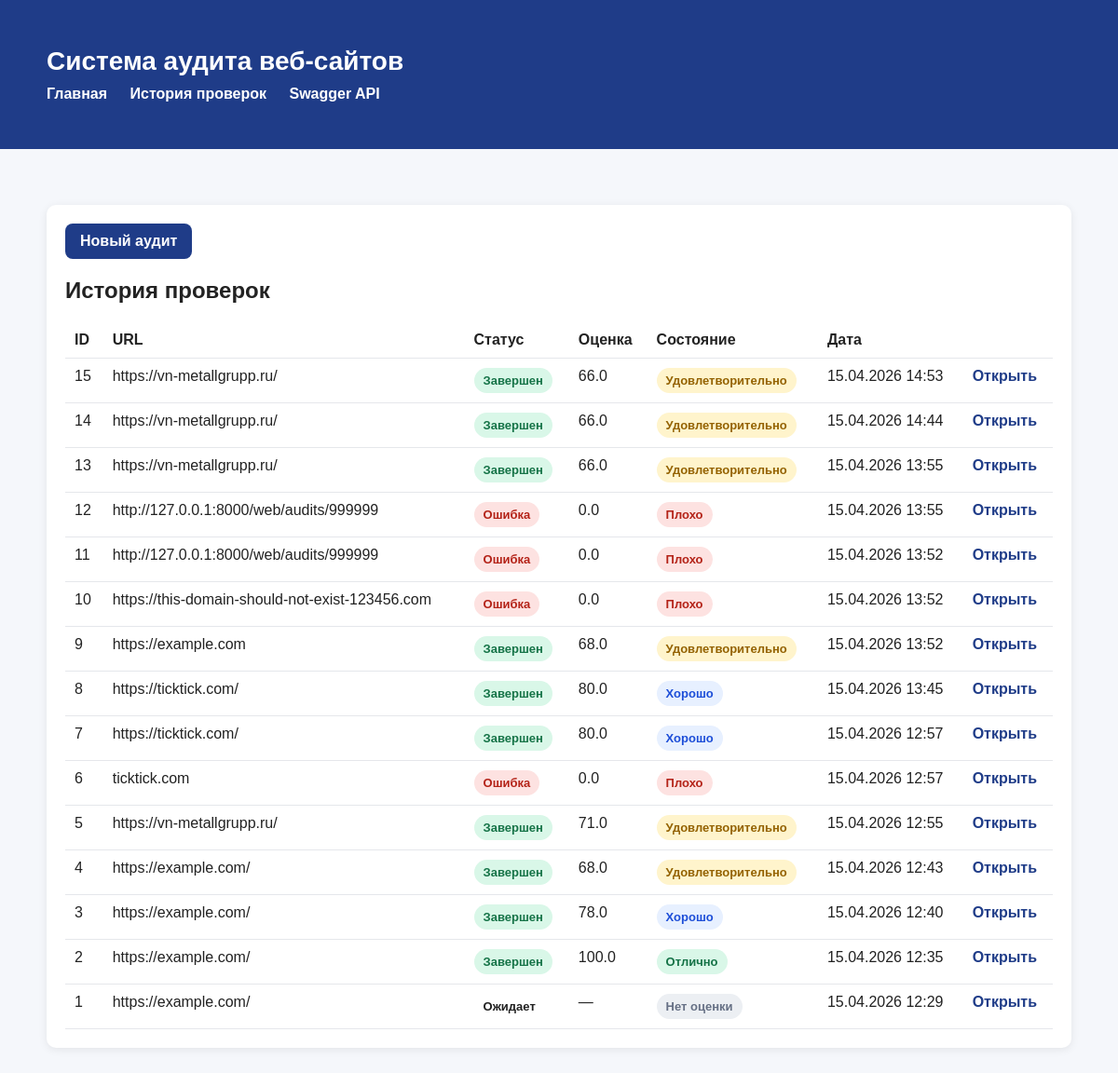
Page /web/history on the earlier database version.
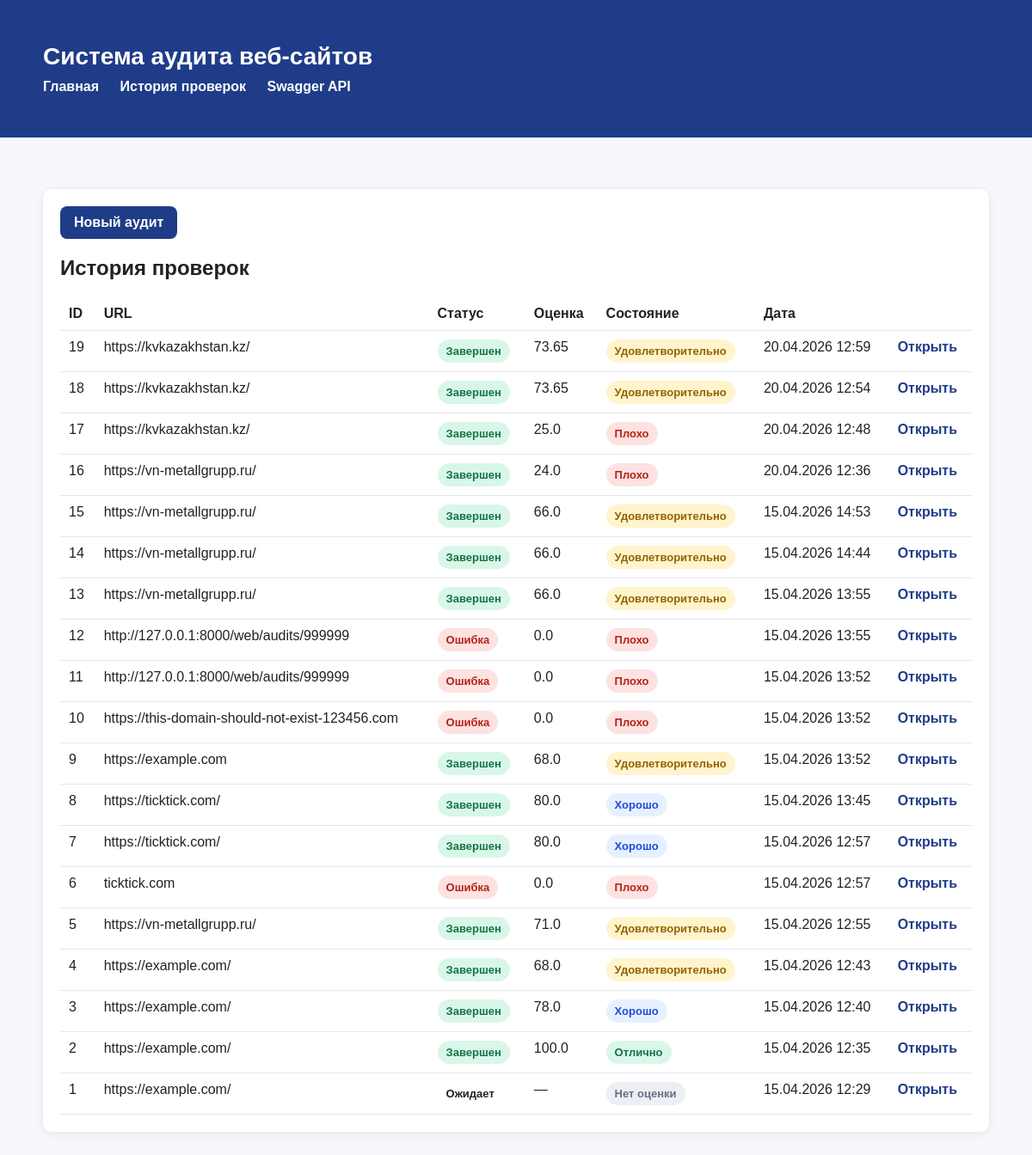
Same page on the later database version.
### app/models/audit.py (models this page shows)
class Audit(Base):
    __tablename__ = "audits"
    id: Mapped[int] = mapped_column(Integer, primary_key=True, index=True)
    url: Mapped[str] = mapped_column(String(2048), nullable=False, index=True)
    status: Mapped[str] = mapped_column(String(50), nullable=False, default="pending")
    total_score: Mapped[float | None] = mapped_column(Float, nullable=True)
    created_at: Mapped[datetime] = mapped_column(DateTime, default=datetime.utcnow, nullable=False)
    finished_at: Mapped[datetime | None] = mapped_column(DateTime, nullable=True)
    issues = relationship(
        "AuditIssue",
        back_populates="audit",
        cascade="all, delete-orphan"
    )
    metrics = relationship(
        "AuditMetric",
        back_populates="audit",
        cascade="all, delete-orphan"
    )
    reports = relationship(
        "AuditReport",
        back_populates="audit",
        cascade="all, delete-orphan"
    )

### app/api/web.py (the view)
@router.get("/web/history", response_class=HTMLResponse)
def web_history(
    request: Request,
    db: Session = Depends(get_db)
):
    repository = AuditRepository(db)
    audits = repository.get_audits()
    return templates.TemplateResponse(
        request=request,
        name="history.html",
        context={
            "title": "История проверок",
            "audits": audits,
            "get_score_label": get_score_label,
            "get_score_class": get_score_class,
            "get_status_label": get_status_label,
            "format_datetime": format_datetime,
        }
    )

### app/templates/history.html
{% extends "base.html" %}
{% block content %}
<div class="card">
    <div class="action-row top-actions">
        <a class="link-button" href="/web">Новый аудит</a>
    </div>
    <h2>История проверок</h2>
    {% if audits %}
        <table class="history-table">
            <thead>
                <tr>
                    <th>ID</th>
                    <th>URL</th>
                    <th>Статус</th>
                    <th>Оценка</th>
                    <th>Состояние</th>
                    <th>Дата</th>
                    <th></th>
                </tr>
            </thead>
            <tbody>
                {% for audit in audits %}
                <tr>
                    <td>{{ audit.id }}</td>
                    <td class="url-cell">{{ audit.url }}</td>
                    <td>
                        <span class="badge {{ audit.status }}">{{ get_status_label(audit.status) }}</span>
                    </td>
                    <td>{{ audit.total_score if audit.total_score is not none else "—" }}</td>
                    <td>
                        <span class="mini-score {{ get_score_class(audit.total_score) }}">
                            {{ get_score_label(audit.total_score) }}
                        </span>
                    </td>
                    <td>{{ format_datetime(audit.created_at) }}</td>
                    <td>
                        <a href="/web/audits/{{ audit.id }}">Открыть</a>
                    </td>
                </tr>
                {% endfor %}
            </tbody>
        </table>
    {% else %}
        <p class="empty">История аудитов пока пуста.</p>
    {% endif %}
</div>
{% endblock %}

### app/templates/base.html (shortened to what this page needs)
<!DOCTYPE html>
<html lang="ru">
<head>
    <link rel="stylesheet" href="/static/css/styles.css">
</head>
<body>
    <header>
        <div class="container">
            <h1>Система аудита веб-сайтов</h1>
            <nav>
                <a href="/web">Главная</a>
                <a href="/web/history">История проверок</a>
                <a href="/docs">Swagger API</a>
            </nav>
        </div>
    </header>
    <main class="container">
        {% block content %}{% endblock %}
    </main>
</body>
</html>

### app/static/css/styles.css (style rules this page uses)
body { font-family: Arial, sans-serif; background: #f5f7fb; color: #222; margin: 0; padding: 0; }
.container { width: 1100px; max-width: calc(100% - 40px); margin: 0 auto; padding: 30px 0; }
header { background: #1f3c88; color: white; padding: 20px 0; margin-bottom: 30px; }
header h1 { margin: 0; font-size: 28px; }
nav { margin-top: 10px; }
nav a { color: white; text-decoration: none; margin-right: 20px; font-weight: bold; }
.card { background: white; border-radius: 10px; padding: 20px; box-shadow: 0 2px 10px rgba(0, 0, 0, 0.08); margin-bottom: 20px; }
.badge { display: inline-block; padding: 6px 10px; border-radius: 999px; font-size: 13px; font-weight: bold; }
.badge.completed { background: #d9f7e8; color: #157347; }
.badge.failed { background: #fde2e1; color: #b42318; }
.metric-table, .history-table { width: 100%; border-collapse: collapse; }
.metric-table th, .metric-table td, .history-table th, .history-table td { text-align: left; padding: 10px; border-bottom: 1px solid #e5e7eb; }
.history-table a { color: #1f3c88; text-decoration: none; font-weight: bold; }
.mini-score { display: inline-block; padding: 6px 10px; border-radius: 999px; font-size: 13px; font-weight: bold; }
.mini-score.score-excellent { background: #d9f7e8; color: #157347; }
.mini-score.score-good { background: #e7f0ff; color: #1d4ed8; }
.mini-score.score-warning { background: #fff4cc; color: #946200; }
.mini-score.score-bad { background: #fde2e1; color: #b42318; }
.mini-score.score-none { background: #eceff3; color: #667085; }
.action-row { display: flex; gap: 12px; flex-wrap: wrap; align-items: center; }
.top-actions { margin-bottom: 20px; }
.link-button { display: inline-block; background: #1f3c88; color: white; text-decoration: none; border-radius: 8px; padding: 10px 16px; font-weight: bold; }
.url-cell { max-width: 340px; word-break: break-word; }
.history-table td { vertical-align: top; }

Differences in the rows shown:
added Audit: id "19", url "https://kvkazakhstan.kz/", status "Завершен", total_score "73.65", total_score "Удовлетворительно", created_at "20.04.2026 12:59"
added Audit: id "18", url "https://kvkazakhstan.kz/", status "Завершен", total_score "73.65", total_score "Удовлетворительно", created_at "20.04.2026 12:54"
added Audit: id "17", url "https://kvkazakhstan.kz/", status "Завершен", total_score "25.0", total_score "Плохо", created_at "20.04.2026 12:48"
added Audit: id "16", url "https://vn-metallgrupp.ru/", status "Завершен", total_score "24.0", total_score "Плохо", created_at "20.04.2026 12:36"
